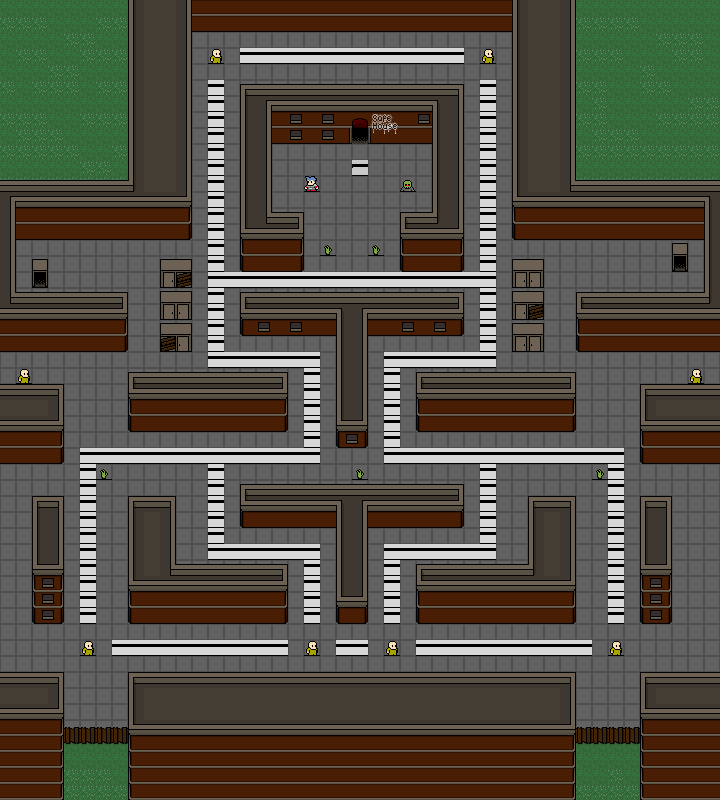

A 2D game scene composited from a Tiled map and its tileset images. What follows is a short description and the map's XML, with each tile layer's data collapsed to a summary:
An orthogonal 45x50 tile map with 16x16 px tiles, 3 tile layers (bg, fg, placement).

<map version="1.0" orientation="orthogonal" width="45" height="50" tilewidth="16" tileheight="16">
 <properties>
  <property name="safe" value="22,8" />
  <property name="warp" value="2,17:42,16;" />
 </properties>
 <tileset firstgid="1" name="ztown" tilewidth="16" tileheight="16">
  <image source="ztown.png" width="256" height="295" />
 </tileset>
 <layer name="bg" width="45" height="50">
  <data>[2250 cells, 2250 non-empty, 37 distinct tile ids]</data>
 </layer>
 <layer name="fg" width="45" height="50">
  <data>[2250 cells, 138 non-empty, 11 distinct tile ids]</data>
 </layer>
 <layer name="placement" width="45" height="50">
  <data>[2250 cells, 210 non-empty, 6 distinct tile ids]</data>
 </layer>
</map>